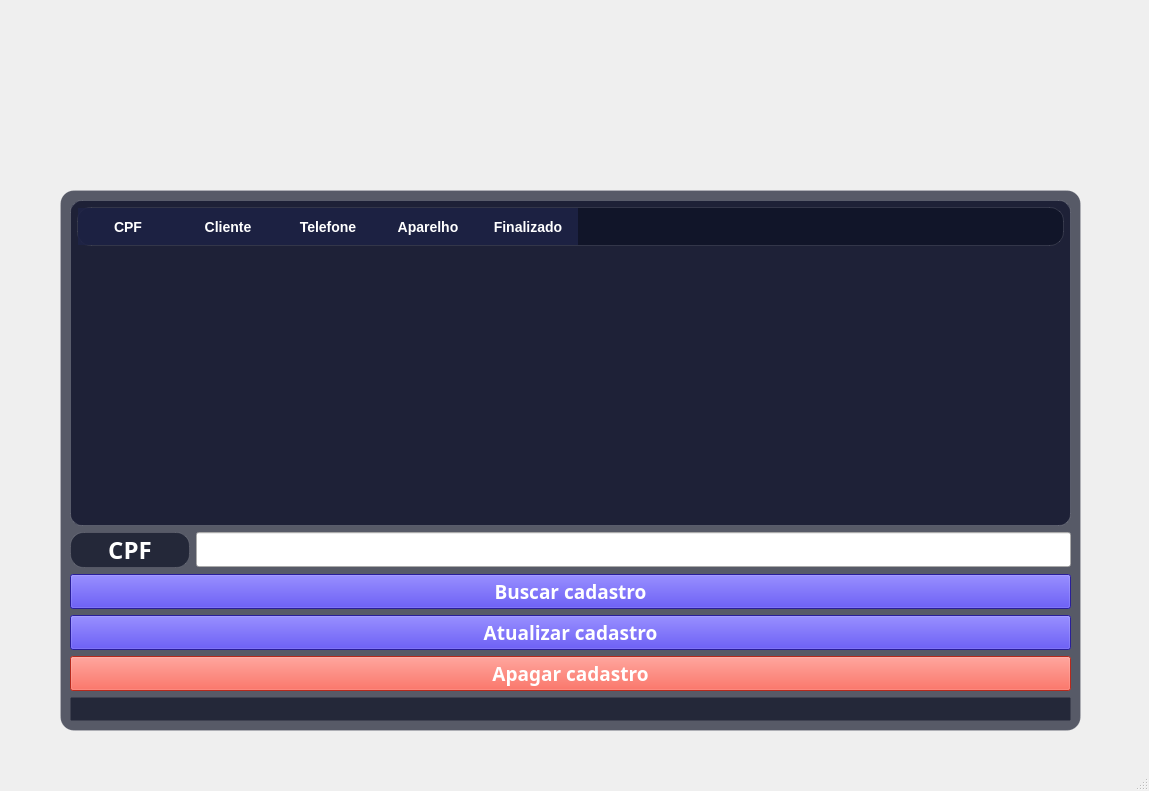
<?xml version="1.0" encoding="UTF-8"?>
<ui version="4.0">
 <class>MainWindow</class>
 <widget class="QMainWindow" name="MainWindow">
  <property name="geometry">
   <rect>
    <x>0</x>
    <y>0</y>
    <width>1149</width>
    <height>791</height>
   </rect>
  </property>
  <property name="windowTitle">
   <string>MainWindow</string>
  </property>
  <widget class="QWidget" name="centralwidget">
   <property name="styleSheet">
    <string notr="true">QWidget#centralwidget {
    border-image: url(:/fundo.png) 0 0 0 0 stretch stretch;
}</string>
   </property>
   <widget class="QFrame" name="frame">
    <property name="geometry">
     <rect>
      <x>60</x>
      <y>190</y>
      <width>1021</width>
      <height>541</height>
     </rect>
    </property>
    <property name="styleSheet">
     <string notr="true">QFrame {
    background-color: rgba(10, 15, 35, 170);
    border-radius: 14px;
    border: 1px solid rgba(255,255,255,30);
}</string>
    </property>
    <property name="frameShape">
     <enum>QFrame::StyledPanel</enum>
    </property>
    <property name="frameShadow">
     <enum>QFrame::Raised</enum>
    </property>
    <layout class="QVBoxLayout" name="verticalLayout_2">
     <item>
      <widget class="QTableWidget" name="tableWidget">
       <property name="sizePolicy">
        <sizepolicy hsizetype="Expanding" vsizetype="Expanding">
         <horstretch>0</horstretch>
         <verstretch>0</verstretch>
        </sizepolicy>
       </property>
       <property name="font">
        <font>
         <pointsize>-1</pointsize>
        </font>
       </property>
       <property name="toolTip">
        <string>&lt;html&gt;&lt;head/&gt;&lt;body&gt;&lt;p align=&quot;center&quot;&gt;&lt;br/&gt;&lt;/p&gt;&lt;/body&gt;&lt;/html&gt;</string>
       </property>
       <property name="whatsThis">
        <string>&lt;html&gt;&lt;head/&gt;&lt;body&gt;&lt;p align=&quot;center&quot;&gt;&lt;br/&gt;&lt;/p&gt;&lt;/body&gt;&lt;/html&gt;</string>
       </property>
       <property name="styleSheet">
        <string notr="true">QTableWidget {
    background-color: rgba(5, 10, 35, 180);
    color: white;
    border: 1px solid rgba(255,255,255,40);
    border-radius: 12px;
    gridline-color: rgba(255,255,255,25);
    font-size: 14px;
    selection-background-color: rgba(80, 70, 255, 180);
    selection-color: white;
    padding: 6px;
}

QTableWidget::item {
    padding: 8px;
    border-bottom: 1px solid rgba(255,255,255,20);
}

QTableWidget::item:selected {
    background-color: rgba(80, 70, 255, 180);
    color: white;
}

QHeaderView::section {
    background-color: rgba(30, 35, 70, 220);
    color: white;
    padding: 6px;
    border: none;
    font-weight: bold;
    font-size: 14px;
}

QTableCornerButton::section {
    background-color: rgba(30, 35, 70, 220);
    border: none;
}</string>
       </property>
       <property name="verticalScrollBarPolicy">
        <enum>Qt::ScrollBarAsNeeded</enum>
       </property>
       <property name="horizontalScrollBarPolicy">
        <enum>Qt::ScrollBarAsNeeded</enum>
       </property>
       <property name="sizeAdjustPolicy">
        <enum>QAbstractScrollArea::AdjustIgnored</enum>
       </property>
       <property name="gridStyle">
        <enum>Qt::SolidLine</enum>
       </property>
       <attribute name="horizontalHeaderVisible">
        <bool>true</bool>
       </attribute>
       <attribute name="horizontalHeaderCascadingSectionResizes">
        <bool>false</bool>
       </attribute>
       <attribute name="horizontalHeaderHighlightSections">
        <bool>true</bool>
       </attribute>
       <attribute name="horizontalHeaderMinimumSectionSize">
        <number>39</number>
       </attribute>
       <attribute name="horizontalHeaderShowSortIndicator" stdset="0">
        <bool>false</bool>
       </attribute>
       <attribute name="verticalHeaderDefaultSectionSize">
        <number>30</number>
       </attribute>
       <attribute name="verticalHeaderHighlightSections">
        <bool>true</bool>
       </attribute>
       <column>
        <property name="text">
         <string>CPF</string>
        </property>
        <property name="font">
         <font>
          <family>Tw Cen MT</family>
          <pointsize>12</pointsize>
          <weight>75</weight>
          <bold>true</bold>
         </font>
        </property>
        <property name="textAlignment">
         <set>AlignCenter</set>
        </property>
       </column>
       <column>
        <property name="text">
         <string>Cliente</string>
        </property>
        <property name="font">
         <font>
          <family>Tw Cen MT</family>
          <pointsize>12</pointsize>
          <weight>75</weight>
          <bold>true</bold>
         </font>
        </property>
        <property name="textAlignment">
         <set>AlignCenter</set>
        </property>
       </column>
       <column>
        <property name="text">
         <string>Telefone</string>
        </property>
        <property name="font">
         <font>
          <family>Tw Cen MT</family>
          <pointsize>12</pointsize>
          <weight>75</weight>
          <bold>true</bold>
         </font>
        </property>
        <property name="textAlignment">
         <set>AlignCenter</set>
        </property>
       </column>
       <column>
        <property name="text">
         <string>Aparelho</string>
        </property>
        <property name="font">
         <font>
          <family>Tw Cen MT</family>
          <pointsize>12</pointsize>
          <weight>75</weight>
          <bold>true</bold>
         </font>
        </property>
        <property name="textAlignment">
         <set>AlignCenter</set>
        </property>
       </column>
       <column>
        <property name="text">
         <string>Finalizado</string>
        </property>
        <property name="font">
         <font>
          <family>Tw Cen MT</family>
          <pointsize>12</pointsize>
          <weight>75</weight>
          <bold>true</bold>
         </font>
        </property>
        <property name="textAlignment">
         <set>AlignCenter</set>
        </property>
       </column>
      </widget>
     </item>
     <item>
      <layout class="QFormLayout" name="formLayout">
       <item row="0" column="0">
        <widget class="QLabel" name="label_3">
         <property name="minimumSize">
          <size>
           <width>120</width>
           <height>0</height>
          </size>
         </property>
         <property name="font">
          <font>
           <family>Tw Cen MT</family>
           <pointsize>16</pointsize>
           <weight>75</weight>
           <bold>true</bold>
          </font>
         </property>
         <property name="frameShape">
          <enum>QFrame::WinPanel</enum>
         </property>
         <property name="frameShadow">
          <enum>QFrame::Plain</enum>
         </property>
         <property name="lineWidth">
          <number>1</number>
         </property>
         <property name="midLineWidth">
          <number>0</number>
         </property>
         <property name="text">
          <string>&lt;html&gt;&lt;head/&gt;&lt;body&gt;&lt;p&gt;&lt;span style=&quot; font-size:18pt; color:#ffffff;&quot;&gt;CPF&lt;/span&gt;&lt;/p&gt;&lt;/body&gt;&lt;/html&gt;</string>
         </property>
         <property name="alignment">
          <set>Qt::AlignCenter</set>
         </property>
        </widget>
       </item>
       <item row="0" column="1">
        <widget class="QLineEdit" name="txtBuscarCpf">
         <property name="font">
          <font>
           <family>Tw Cen MT</family>
           <pointsize>14</pointsize>
          </font>
         </property>
        </widget>
       </item>
      </layout>
     </item>
     <item>
      <widget class="QPushButton" name="btnBuscar">
       <property name="font">
        <font>
         <family>Tw Cen MT</family>
         <pointsize>14</pointsize>
         <weight>75</weight>
         <bold>true</bold>
        </font>
       </property>
       <property name="styleSheet">
        <string notr="true">color:rgb(255,255,255);
background-color: rgb(57, 42, 214);</string>
       </property>
       <property name="text">
        <string>Buscar cadastro</string>
       </property>
      </widget>
     </item>
     <item>
      <layout class="QVBoxLayout" name="verticalLayout">
       <item>
        <widget class="QPushButton" name="btnAtt">
         <property name="font">
          <font>
           <family>Tw Cen MT</family>
           <pointsize>14</pointsize>
           <weight>75</weight>
           <bold>true</bold>
          </font>
         </property>
         <property name="styleSheet">
          <string notr="true">color:rgb(255,255,255);
background-color: rgb(57, 42, 214);</string>
         </property>
         <property name="text">
          <string>Atualizar cadastro</string>
         </property>
        </widget>
       </item>
       <item>
        <widget class="QPushButton" name="btnApagar">
         <property name="font">
          <font>
           <family>Tw Cen MT</family>
           <pointsize>14</pointsize>
           <weight>75</weight>
           <bold>true</bold>
          </font>
         </property>
         <property name="styleSheet">
          <string notr="true">color:rgb(255,255,255);
background-color: rgb(255, 57, 39);</string>
         </property>
         <property name="text">
          <string>Apagar cadastro</string>
         </property>
        </widget>
       </item>
       <item>
        <widget class="QLabel" name="lblApagado">
         <property name="font">
          <font>
           <family>Tw Cen MT</family>
           <pointsize>12</pointsize>
           <weight>75</weight>
           <bold>true</bold>
          </font>
         </property>
         <property name="styleSheet">
          <string notr="true">color: rgb(255, 255, 255);</string>
         </property>
         <property name="text">
          <string/>
         </property>
         <property name="alignment">
          <set>Qt::AlignCenter</set>
         </property>
        </widget>
       </item>
      </layout>
     </item>
    </layout>
   </widget>
   <widget class="QLabel" name="label">
    <property name="geometry">
     <rect>
      <x>420</x>
      <y>0</y>
      <width>371</width>
      <height>211</height>
     </rect>
    </property>
    <property name="text">
     <string/>
    </property>
    <property name="pixmap">
     <pixmap resource="imagens1.qrc">:/logo_connect.png</pixmap>
    </property>
    <property name="scaledContents">
     <bool>true</bool>
    </property>
    <property name="alignment">
     <set>Qt::AlignCenter</set>
    </property>
   </widget>
  </widget>
  <widget class="QMenuBar" name="menubar">
   <property name="geometry">
    <rect>
     <x>0</x>
     <y>0</y>
     <width>1149</width>
     <height>21</height>
    </rect>
   </property>
  </widget>
  <widget class="QStatusBar" name="statusbar"/>
 </widget>
 <resources>
  <include location="imagens1.qrc"/>
 </resources>
 <connections/>
</ui>
